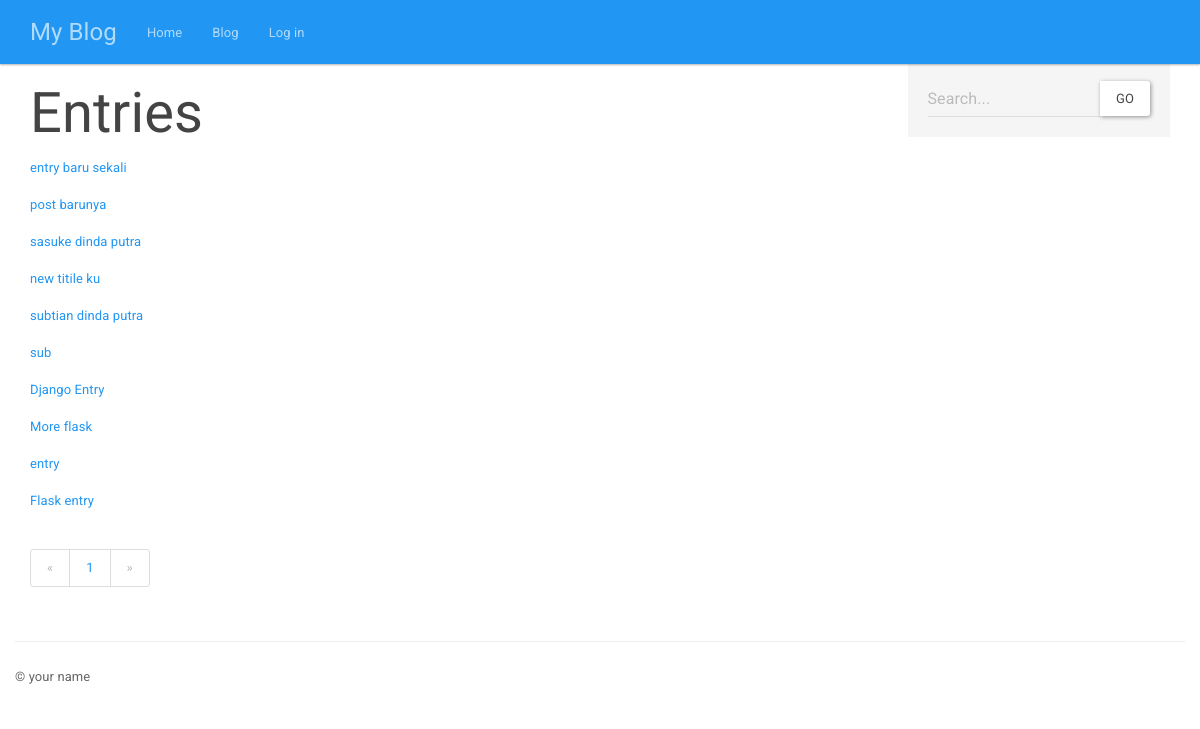
The app's page /entries/ with its own data.
### models.py (models this page shows, shortened)
class Entry(db.Model):
    STATUS_PUBLIC = 0
    STATUS_DRAFT = 1
    STATUS_DELETED = 2
    id = db.Column(db.Integer, primary_key=True) # primary auto increment
    title = db.Column(db.String(100))
    slug = db.Column(db.String(100), unique=True) # The URL-friendly representation of the title
    body = db.Column(db.Text)
    status = db.Column(db.SmallInteger, default=STATUS_PUBLIC)
    created_timestamp = db.Column(db.DateTime, default = datetime.datetime.now)
    modified_timestamp = db.Column(
        db.DateTime,
        default=datetime.datetime.now,
        onupdate=datetime.datetime.now
    )
    author_id = db.Column(db.Integer, db.ForeignKey("user.id"))
    tags = db.relationship('Tag', secondary=entry_tags,
                           backref=db.backref('entries', lazy='dynamic'))

### entries/blueprint.py (the view)
@entries.route('/')
def index():
	entries = Entry.query.order_by(Entry.created_timestamp.desc())
	return entry_list('entries/index.html', entries)

### app.py (called while the page is built)
@app.before_request
def _before_request():
	g.user = current_user

@app.before_request
def _last_page_visited():
	if "current_page" in session:
		session["last_page"] = session["current_page"]
	session["current_page"] = request.path

### entries/blueprint.py (called while the page is built)
def entry_list(template, query, **context):
	query = filter_status_by_user(query)
	valid_statuses = (Entry.STATUS_PUBLIC, Entry.STATUS_DRAFT)
	query = query.filter(Entry.status.in_(valid_statuses))
	if request.args.get('q'):
		search = request.args['q']
		query = query.filter(
			(Entry.body.contains(search)) |
			(Entry.title.contains(search))
			)
	return object_list(template, query, **context)

def filter_status_by_user(query):
	if not g.user.is_authenticated:
		print ("tdk auth")
		query.filter(Entry.status == Entry.STATUS_PUBLIC)
	else:
		print ("authku")
		query = query.filter(
				(Entry.status == Entry.STATUS_PUBLIC) |
				((Entry.author == g.user) & (Entry.status != Entry.STATUS_DELETED))
		)
	return query

### helpers.py (called while the page is built)
def object_list(template_name, query, paginate_by=20, **context):
	page = request.args.get('page')
	if page and page.isdigit():
		page = int(page)
	else:
		page = 1
	object_list = query.paginate(page, paginate_by)
	return render_template(template_name, object_list=object_list,
		**context)

### entries/templates/entries/index.html (shortened to what this page needs)
{% extends "entries/base_entries.html" %}
{% block content_title %}Entries{%  endblock %}

### entries/templates/includes/list.html
{% for entry in object_list.items %}
<p><a href="{{ url_for('entries.detail', slug=entry.slug) }}">{{ entry.title }}</a></p>
{% endfor %}

### templates/base.html (style rules this page uses)
body { padding-top: 60px; }

### records on screen
Entry: title "entry baru sekali"
Entry: title "post barunya"
Entry: title "sasuke dinda putra"
Entry: title "new titile ku"
Entry: title "subtian dinda putra"
Entry: title "sub"
Entry: title "Django Entry"
Entry: title "More flask"
Entry: title "entry"
Entry: title "Flask entry"

### other values on screen
{{ page }} "1"
